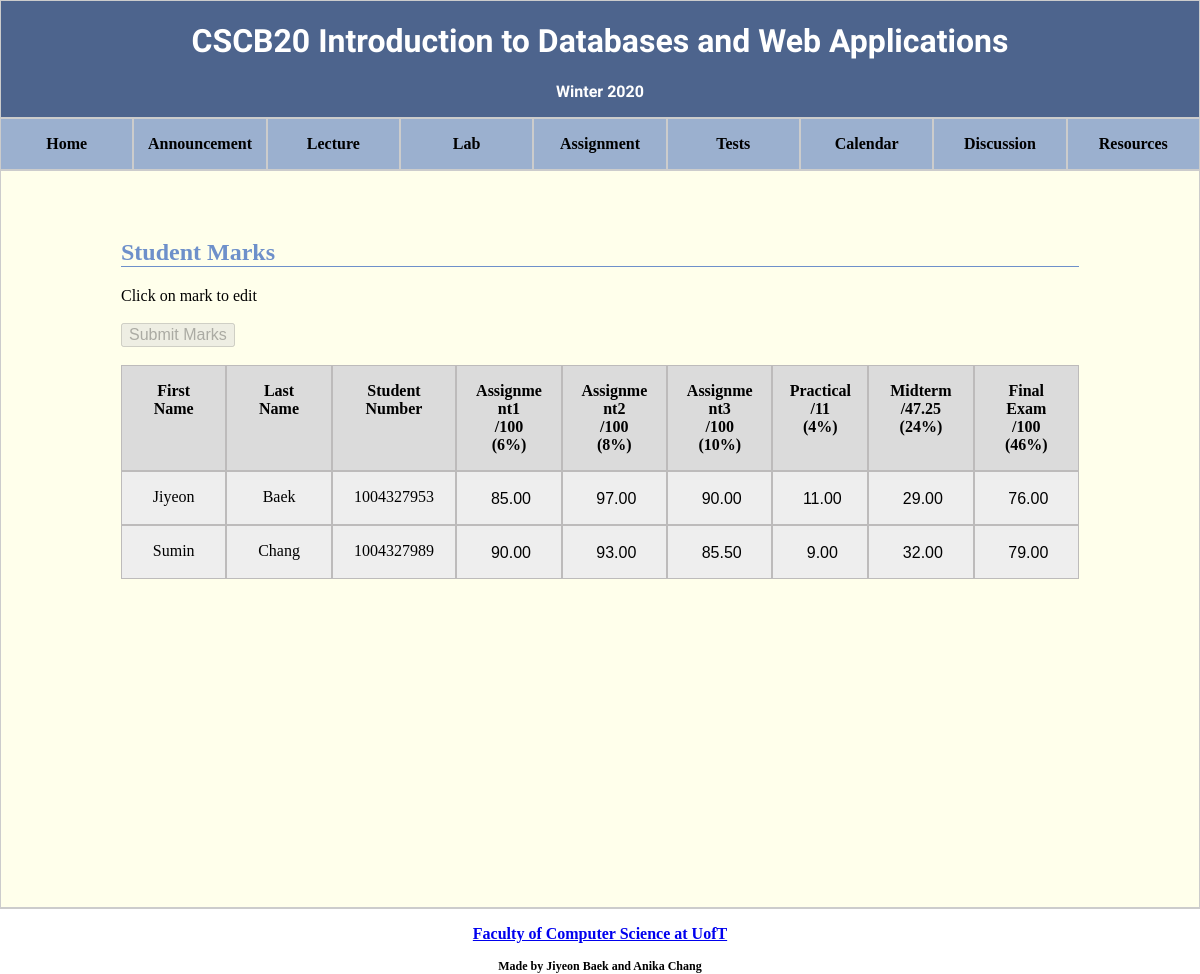
Page /marksforinstructors (signed in) on the committed database.
### tables this page shows
CREATE TABLE "studentMarks" (
	"student_no"	TEXT,
	"A1"	REAL,
	"A2"	REAL,
	"A3"	REAL,
	"midterm"	REAL,
	"lab"	REAL,
	"final"	REAL
);

CREATE TABLE "student" (
	"username"	TEXT,
	"password"	TEXT,
	"fname"	TEXT,
	"lname"	TEXT,
	"student_no"	TEXT
);

### app.py (the view)
@app.route("/marksforinstructors", methods=["GET", "POST"])
def marksforinstructors():
    if request.method =="POST":
        db = get_db()
        edit_student_marks(db, request.json)
        student_marks = get_all_students_marks_sorted_by_lname(db)
        db.close()
        return render_template("marks-for-instructors.html", student_marks=student_marks)
    else:
        if logged_in() and is_user_instructor():
            db = get_db()
            student_marks = get_all_students_marks_sorted_by_lname(db)
            db.close()
            return render_template("marks-for-instructors.html", student_marks=student_marks)
        return redirect(url_for("login"))

### app.py (called while the page is built)
def get_db():
    db = getattr(g, "_database", None)
    if db is None:
        db = g._database = sqlite3.connect(DATABASE_PATH)
    db.row_factory = make_dicts
    return db

def make_dicts(cursor, row):
    return dict((cursor.description[idx][0], value)
                for idx, value in enumerate(row))

def query_db(db, query, args=(), one=False):
    cur = db.execute(query, args)
    rv = cur.fetchall()
    cur.close()
    return (rv[0] if rv else None) if one else rv

@app.teardown_appcontext
def close_connection(exception):
    db = getattr(g, "_database", None)
    if db is not None:
        db.close()

def logged_in():
    return "username" in session

def is_user_student():
    return True if session["user_type"] == STUDENT_USER else False

def is_user_instructor():
    return not is_user_student()

def get_all_students_marks_sorted_by_lname(db):
    sql = "select fname, lname, student_no, A1, A2, A3, midterm, lab, final from student natural join studentMarks" \
          " order by lname"
    result = query_db(db, sql)
    return result

### templates/marks-for-instructors.html (shortened to what this page needs)
<!DOCTYPE html>
<html>
<head>
  <link rel="stylesheet" type="text/css" href="{{ url_for('static', filename='css/main.css') }}">
  <link rel="stylesheet" type="text/css" href="{{ url_for('static', filename='css/header.css') }}">
  <link rel="stylesheet" type="text/css" href="{{ url_for('static', filename='css/navbar.css') }}">
  <link rel="stylesheet" type="text/css" href="{{ url_for('static', filename='css/content-container.css') }}">
  <link rel="stylesheet" type="text/css" href="{{ url_for('static', filename='css/marks-for-instructors.css') }}">
  <link rel="stylesheet" type="text/css" href="{{ url_for('static', filename='css/footer.css') }}">
</head>
<body>
  <div class="Title">
    <h1>CSCB20 Introduction to Databases and Web Applications</h1>
    <h3>Winter 2020</h3>
  </div>
  <div class="nav-bar-container">
    <div class="Home">
      <a href="{{ url_for('index') }}">
        <h3>Home</h3>
      </a>
    </div>
    <div class="Announcement">
      <a href="{{ url_for('announcement') }}">
        <h3>Announcement</h3>
      </a>
    </div>
    <div class="Lecture">
      <a href="{{ url_for('lecture') }}">
        <h3>Lecture</h3>
      </a>
    </div>
    <div class="Lab">
      <a href="{{ url_for('lab') }}">
        <h3>Lab</h3>
      </a>
    </div>
    <div class="Assignment">
      <a href="{{ url_for('assignment') }}">
        <h3>Assignment</h3>
      </a>
    </div>
    <div class="Tests">
      <a href="{{ url_for('tests') }}">
        <h3>Tests</h3>
      </a>
    </div>
    <div class="Calendar">
      <a href="{{ url_for('calendar') }}">
        <h3>Calendar</h3>
      </a>
    </div>
    <div class="Discussion">
      <a href="{{ url_for('discussion') }}">
        <h3>Discussion</h3>
      </a>
    </div>
    <div class="Resources">
      <a href="{{ url_for('resources') }}">
        <h3>Resources</h3>
      </a>
    </div>
  </div>
  <div class="content-container">
    <div class="student-marks-title">
      <h2>Student Marks</h2>
    </div>
    <span>Click on mark to edit</span>
    <br>
    <br>
    <form action="/marksforinstructors" method="post" id="submit_marks_form">
      <input type="submit" id="submit_marks_btn" value="Submit Marks" disabled/>
      <br>
      <br>
      <div class="mark-table">
        <div class="mark-table-first-row"><b>First Name</b></div>
        <div class="mark-table-first-row"><b>Last Name</b></div>
        <div class="mark-table-first-row"><b>Student Number</b></div>
        <div class="mark-table-first-row"><b>Assignment1<br>/100<br>(6%)</b></div>
        <div class="mark-table-first-row"><b>Assignment2<br>/100<br>(8%)</b></div>
        <div class="mark-table-first-row"><b>Assignment3<br>/100<br>(10%)</b></div>
        <div class="mark-table-first-row"><b>Practical<br>/11<br>(4%)</b></div>
        <div class="mark-table-first-row"><b>Midterm<br>/47.25<br>(24%)</b></div>
        <div class="mark-table-first-row"><b>Final Exam<br>/100<br>(46%)</b></div>
        {% for student in student_marks %}
        <div>
          <span>{{ student.fname }}</span>
        </div>
        <div>
          <span>{{ student.lname }}</span>
        </div>
        <div>
          <span>{{ student.student_no }}</span>
        </div>
        <div class="mark">
          <input type="text" title="Numbers only" name="A1" value="{{ "%.2f"|format(student.A1) }}" pattern="^[0-9]\d{0,}(\.\d{1,})?%?$">
        </div>
        <div class="mark">
          <input type="text" title="Numbers only" name="A2" value="{{ "%.2f"|format(student.A2) }}" pattern="^[0-9]\d{0,}(\.\d{1,})?%?$">
        </div>
        <div class="mark">
          <input type="text" title="Numbers only" name="A3" value="{{ "%.2f"|format(student.A3) }}" pattern="^[0-9]\d{0,}(\.\d{1,})?%?$">
        </div>
        <div class="mark">
          <input type="text" title="Numbers only" name="lab" value="{{ "%.2f"|format(student.lab) }}" pattern="^[0-9]\d{0,}(\.\d{1,})?%?$">
        </div>
        <div class="mark">
          <input type="text" title="Numbers only" name="midterm" value="{{ "%.2f"|format(student.midterm) }}" pattern="^[0-9]\d{0,}(\.\d{1,})?%?$">
        </div>
        <div class="mark">
          <input type="text" title="Numbers only" name="final" value="{{ "%.2f"|format(student.final) }}" pattern="^[0-9]\d{0,}(\.\d{1,})?%?$">
        </div>
        {% endfor %}
      </div>
    </form>
  </div>
  <div class="footer">
    <a href="https://www.utsc.utoronto.ca/cms/faculty-of-computer-science" target="_blank">
      <h3>Faculty of Computer Science at UofT</h3>
    </a>
    <h4>Made by Jiyeon Baek and Anika Chang</h4>
  </div>
</body>
</html>

### static/css/main.css (style rules this page uses)
html, body { width: 100%; height: 100%; margin: 0; padding: 0; font-size: 16px; }
h1 { font-size: 2em; }
h2 { font-size: 1.5em; }
h3 { font-size: 1em; }
h4 { font-size: .75em; }
span { font-size:1em; }
input { font-size: 1em; }

### static/css/header.css (style rules this page uses)
div.Title { border: 1px #ccc solid; text-align: center; }
div.Title { background-color: #4D648D; color:white; }
div.Title { font-family: 'Armata'; }

### static/css/navbar.css (style rules this page uses)
div.nav-bar-container { display: flex; flex-wrap: wrap; position: sticky; top: 0; }
div.nav-bar-container>div { border: 1px #ccc solid; text-align: center; color: white; }
div.Home { flex: 1; }
div.Announcement { flex: 1; }
div.Lecture { flex: 1; }
div.Lab { flex: 1; }
div.Assignment { flex: 1; }
div.Tests { flex: 1; }
div.Calendar { flex: 1; }
div.Discussion { flex: 1; }
div.nav-bar-container { background-color: rgb(155, 176, 207); }
div.Resources { flex: 1; }
div.nav-bar-container a { text-decoration: none; color: rgb(0, 0, 0); display: flex; justify-content: center; }

### static/css/content-container.css (style rules this page uses)
div.content-container { padding-left: 10vw; padding-right: 10vw; padding-top: 4vw; padding-bottom: 4vw; border: 1px #ccc solid; }
div.content-container { background-color: rgb(255, 255, 235); min-height:80%; }

### static/css/marks-for-instructors.css (style rules this page uses)
div.student-marks-title>h2 { border-bottom: solid 1px; color: rgb(110, 144, 202); }
div.mark-table { display: grid; grid-template-columns: 11% 11% 13% 11% 11% 11% 10% 11% 11%; grid-auto-rows: minmax(50px, auto); word-wrap: break-word; width: 100%; }
div.mark-table>div { background: #eee; padding: 1em; border: 1px rgb(189, 187, 187) solid; text-align: center; }
div.mark-table>div.mark-table-first-row { background-color: rgb(219, 219, 219); }
.mark input { height: 100%; width: 100%; background: transparent; border: none; outline: none; text-align: center; }

### static/css/footer.css (style rules this page uses)
div.footer { border-top: 1px #ccc solid; text-align: center; }

### rows in the picture
studentMarks: fname "Jiyeon", lname "Baek", student_no "1004327953", A1 "85.00", A2 "97.00", A3 "90.00", lab "11.00", midterm "29.00", final "76.00"
studentMarks: fname "Sumin", lname "Chang", student_no "1004327989", A1 "90.00", A2 "93.00", A3 "85.50", lab "9.00", midterm "32.00", final "79.00"
